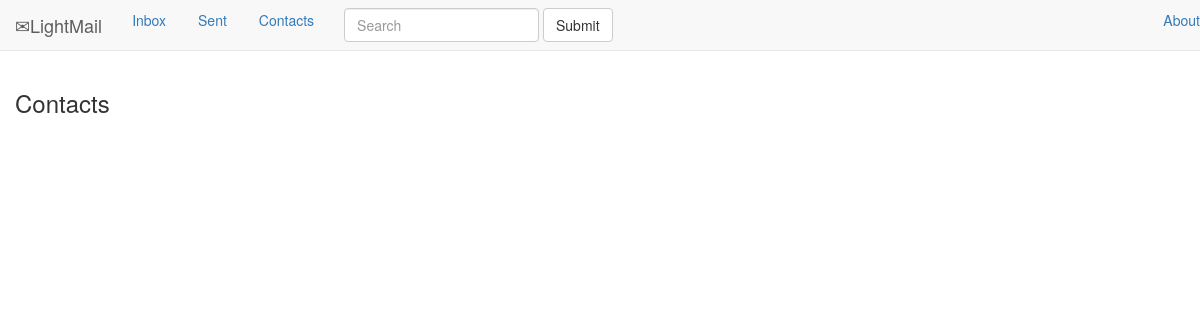
The app's page /mail/contacts, older data.
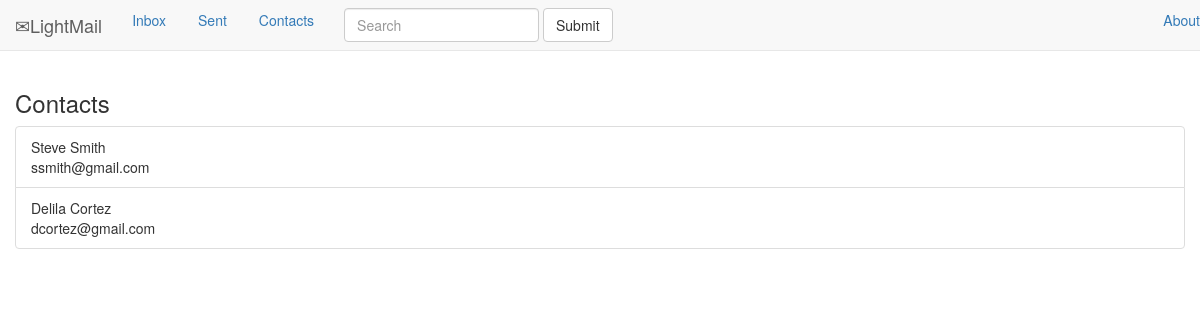
The same page, newer data.
### Mail/models.py (models this page shows)
class Contact(models.Model):
    first_name = models.CharField(max_length=30)
    last_name = models.CharField(max_length=30)
    email = models.CharField(max_length=60)
    dob = models.DateField()

### Mail/views.py (the view)
class contacts_list(generic.ListView):
    template_name = 'Mail/contacts_list.html'
    context_object_name = 'contacts'
    def get_queryset(self):
        return Contact.objects.all()

### Mail/templates/Mail/contacts_list.html
{% extends 'Mail/base.html' %}
{% block main_content %}
<h3>Contacts</h3>
<ul class="list-group">
    {% for contact in contacts %}
    <li class="list-group-item">
        {{ contact.first_name }} {{contact.last_name }}<br>
        {{ contact.email }}
    </li>
    {% endfor %}
</ul>
{% endblock %}

Row changes from the older to the newer data that the page shows:
added Contact: first_name "Steve", last_name "Smith", email "ssmith@gmail.com"
added Contact: first_name "Delila", last_name "Cortez", email "dcortez@gmail.com"
